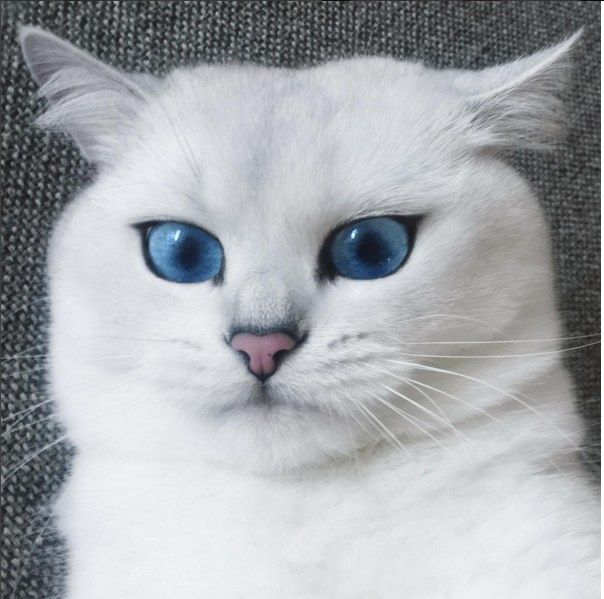
#> input picture images/coby.jpg, 604 x 599 px, found by its file name
$ python p59_opencv.py
#> lines starting #> are read from the running program, lines starting #| are printed output that depends on the picture
# file : p59_opencv.py
# desc : OpenCV 활용

'''
OpenCV 실시간 이미지 프로세싱 라이브러리
> pip install opencv-python
'''

import cv2

# print(cv2.__version__)

image = cv2.imread('./images/coby.jpg',cv2.IMREAD_UNCHANGED) # cv2.IMREAD_GRAYTSCALE -> 칼라 이미지를 흑백으로 변환해주는 기능
#> image is the input picture: shape (599, 604, 3); mean B, G, R 173.5, 169.4, 166.1
gray = cv2.cvtColor(image,cv2.COLOR_BGR2GRAY)

height, width, channel = image.shape
#> height = 599; width = 604; channel = 3

print(width,height,channel)
#| 604 599 3

sizeSmall = cv2.resize(image, (width//2, height//2))

img_wcropped = image[:,:(width//2)] # x축을 반으로 잘라 반만 나오도록
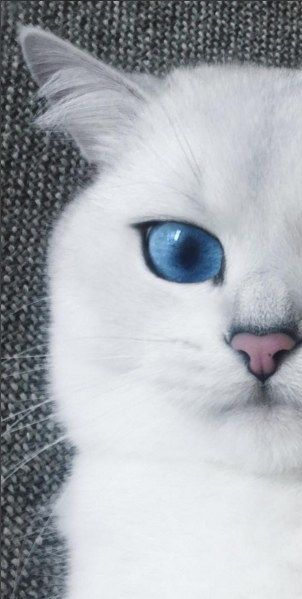
#> img_wcropped: shape (599, 302, 3); mean B, G, R 178, 172.2, 168
img_hcropped = image[(height//2):,:] # y축을 반으로 잘란 반만 나오도록
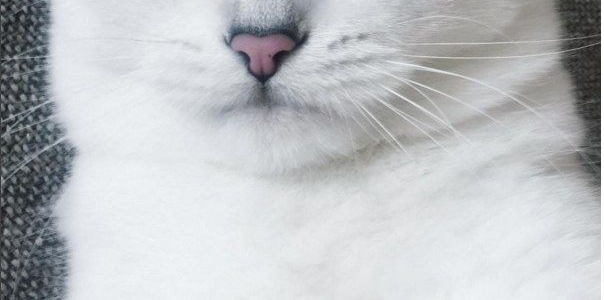
#> img_hcropped: shape (300, 604, 3); mean B, G, R 195.4, 192.4, 189.7

cv2.imshow('Coby the Cat Color',image) # 원본
cv2.imshow('Reduce Coby',sizeSmall) # 반으로 줄인 사이즈
cv2.imshow('Half Coby',img_hcropped)
cv2.imshow('Coby the Cat Gray',gray) # 흑백
cv2.imshow('Half Coby',img_wcropped)

cv2.waitKey(0)

cv2.destroyAllWindows()

$ run again, with images/Food.jpg copied over images/coby.jpg
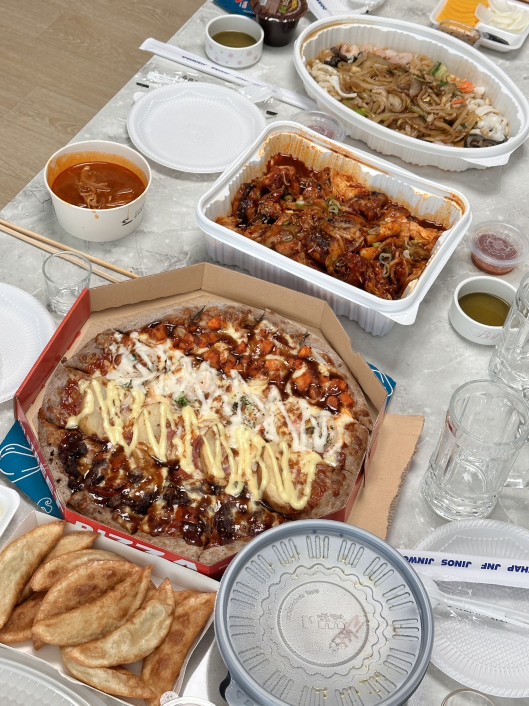
#> input picture images/Food.jpg, 1058 x 1411 px, found by its file name (shown at 1/2 size)
#> image is the input picture: shape (1411, 1058, 3); mean B, G, R 134.4, 151.9, 171.6
#| 1058 1411 3
#> `img_wcropped = image[:,:(width//2)]`:
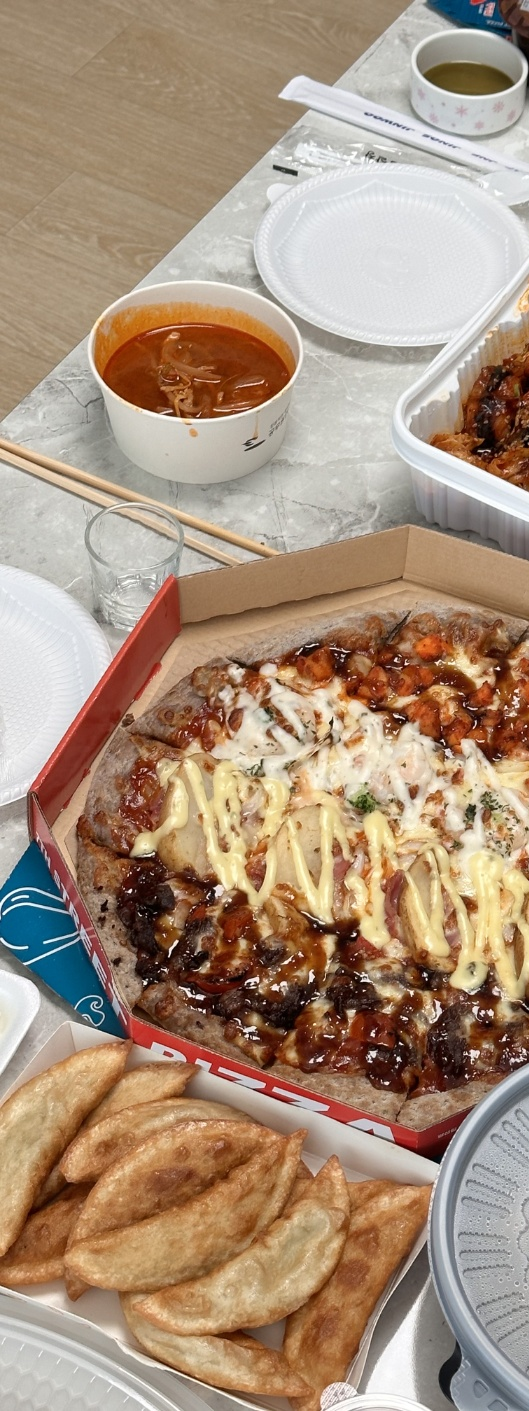
#> img_wcropped: shape (1411, 529, 3); mean B, G, R 123.9, 145.2, 169.3
#> `img_hcropped = image[(height//2):,:]`:
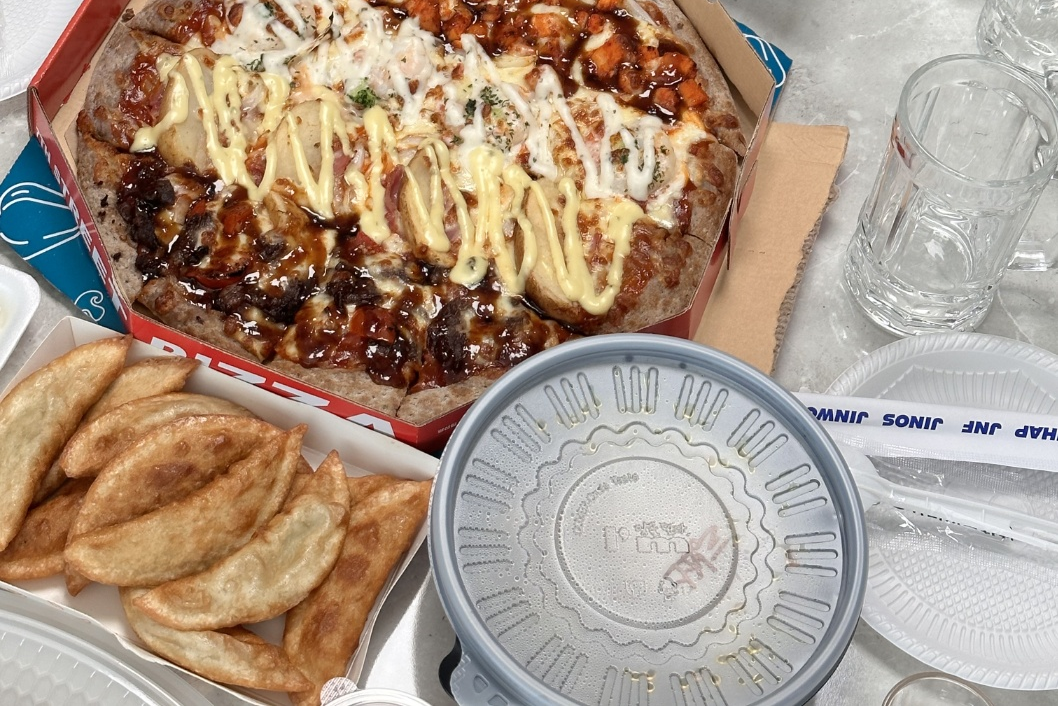
#> img_hcropped: shape (706, 1058, 3); mean B, G, R 134.8, 151.9, 171.7
